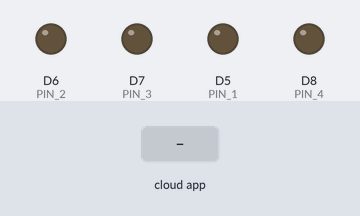
Simulated run of this sketch. Board: ESP8266 (NodeMCU). Parts: output pins drawn as LEDs (lit = HIGH). The inputs (shaded band) are chosen by the test bench. WiFi joins after 1.5 s; servers stay silent unless stated; what the sketch prints to the serial monitor is not drawn.

Above: at 2.7 s.
2.8 s: the phone or cloud app sets Ventilador to 1
At 4.0 s:
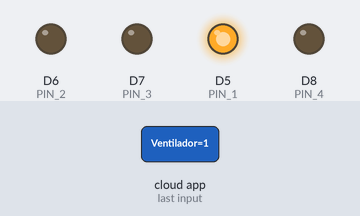
4.3 s: the phone or cloud app sets Luz.roja to 1
At 5.3 s:
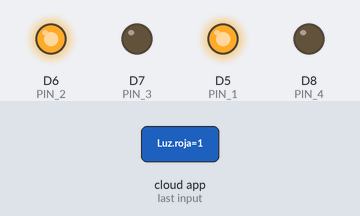
5.8 s: the phone or cloud app sets Luz.verde to 1
At 6.4 s:
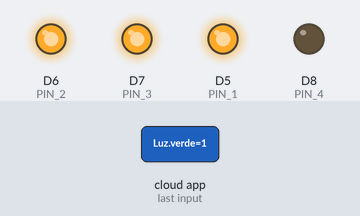
7.3 s: the phone or cloud app sets Luz.azul to 1
At 7.6 s:
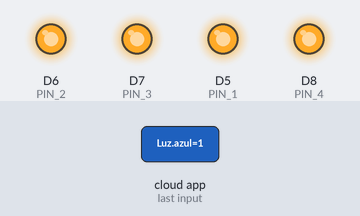
8.8 s: the phone or cloud app sets Ventilador to 0
At 9.9 s:
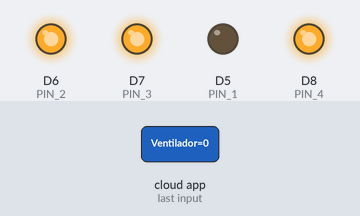
10.3 s: the phone or cloud app sets Luz.roja to 0
At 11.0 s:
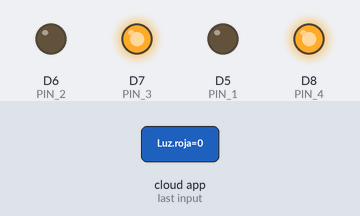
Timing chart, 0 to 12.8 s (numbered marks = the images above; inputs shaded):
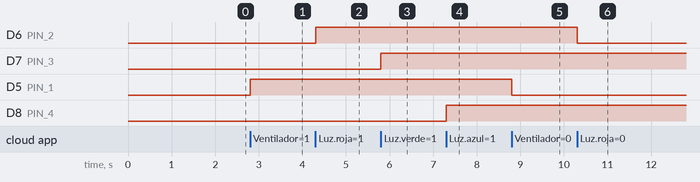

Measured:
- after the input at 2.8 s, D5 (PIN_1): LOW → HIGH at once
- after the input at 4.3 s, D6 (PIN_2): LOW → HIGH at once
- after the input at 5.8 s, D7 (PIN_3): LOW → HIGH at once
- after the input at 7.3 s, D8 (PIN_4): LOW → HIGH at once
- after the input at 8.8 s, D5 (PIN_1): HIGH → LOW at once
- after the input at 10.3 s, D6 (PIN_2): HIGH → LOW at once

The sketch:

NodeMCU_Alexa_pub.ino
```cpp
#include <Arduino.h>
#ifdef ESP32
    #include <WiFi.h>
#else
    #include <ESP8266WiFi.h>
#endif
#include "fauxmoESP.h"

#define VELOCIDAD_PUERTO_SERIE 115200

/* Network credentials */
#define WIFI_SSID "TU_SSID"
#define WIFI_PASS "TU_PASS"

fauxmoESP fauxmo;

bool estadoDispositivos[7]= {false, false, false, false, false, false, false};

#define PIN_1 D5
#define PIN_2 D6
#define PIN_3 D7
#define PIN_4 D8

#define DISPOSITIVO_1 "Ventilador"
#define DISPOSITIVO_2 "Luz roja"
#define DISPOSITIVO_3 "Luz verde"
#define DISPOSITIVO_4 "Luz azul"
#define GRUPO_1 "Luces"
#define TODO "TODO"

void setup() {
  // Iniciamos puerto serie
  Serial.begin(VELOCIDAD_PUERTO_SERIE);

  // Iniciamos wifi
  wifiSetup();

  // Configuramos como pines de salida
  pinMode(PIN_1, OUTPUT);
  pinMode(PIN_2, OUTPUT);
  pinMode(PIN_3, OUTPUT);
  pinMode(PIN_4, OUTPUT);

  // Habilitamos la librería para el descubrimiento y cambio de estado
  // de los dispositivos
  fauxmo.enable(true);

  // Damos de alta los diferentes dispositivos y grupos
  fauxmo.addDevice(DISPOSITIVO_1);   //ID0
  fauxmo.addDevice(DISPOSITIVO_2);   //ID1
  fauxmo.addDevice(DISPOSITIVO_3);   //ID2
  fauxmo.addDevice(DISPOSITIVO_4);   //ID3
  fauxmo.addDevice(GRUPO_1);         //ID4
  fauxmo.addDevice(TODO);            //ID6

  // Decimos cuales van a ser nuestras funciones para obtener estado
  // y para establecerlo...
  fauxmo.onSetState(establecerEstado);
  fauxmo.onGetState(obtenerEstado);
}


void loop() {
  // Nos quedamos esperando peticiones todo el tiempo...
  fauxmo.handle();
}

void establecerEstado(unsigned char idDispositivo, const char * nombreDispositivo, bool estado){
    Serial.printf("Dispositivo #%d (%s) estado: %s\n", idDispositivo, nombreDispositivo, estado ? "encendido" : "apagado");

    // Establecemos el estado del dispositivo concreto
    estadoDispositivos[idDispositivo] = estado;

    // En función del dispositivo recibido...
    switch (idDispositivo) {
      case 0:
        {
          digitalWrite(PIN_1, estado);
        }
        break;
      case 1:
        {
          digitalWrite(PIN_2, estado);
        }
        break;
      case 2:
        {
          digitalWrite(PIN_3, estado);
        }
        break;
      case 3:
        {
          digitalWrite(PIN_4, estado);
        }
        break;
      case 4:
        {
          digitalWrite(PIN_2, estado);
          digitalWrite(PIN_3, estado);
          digitalWrite(PIN_4, estado);
        }
        break;
      case 5:
        {
          digitalWrite(PIN_1, estado);
          digitalWrite(PIN_2, estado);
          digitalWrite(PIN_3, estado);
          digitalWrite(PIN_4, estado);
        }
        break;
    }
  delay(50);
 }

bool obtenerEstado(unsigned char idDispositivo, const char * nombreDispositivo){
  return estadoDispositivos[idDispositivo];
}

void wifiSetup() {
  // Configuramos modo de wifi (estación)
   WiFi.mode(WIFI_STA);

   // Realizamos la conexión
   Serial.println ();
   Serial.printf("[WIFI] Conectando con %s ", WIFI_SSID);
   Serial.println();
   WiFi.begin(WIFI_SSID, WIFI_PASS);

   // Esperamos a que la conexión esté lista
   while (WiFi.status() != WL_CONNECTED)
   {
      Serial.print(".");
      delay(100);
   }

   // Conexión realizada
   Serial.println(" [WIFI] Conexión realizada con éxito" );
   Serial.println();
   Serial.printf("[WIFI] Modo estación, SSID: %s, Dirección IP asignada: %s\n", WiFi.SSID().c_str(), WiFi.localIP().toString().c_str());
   Serial.println();
}
```
